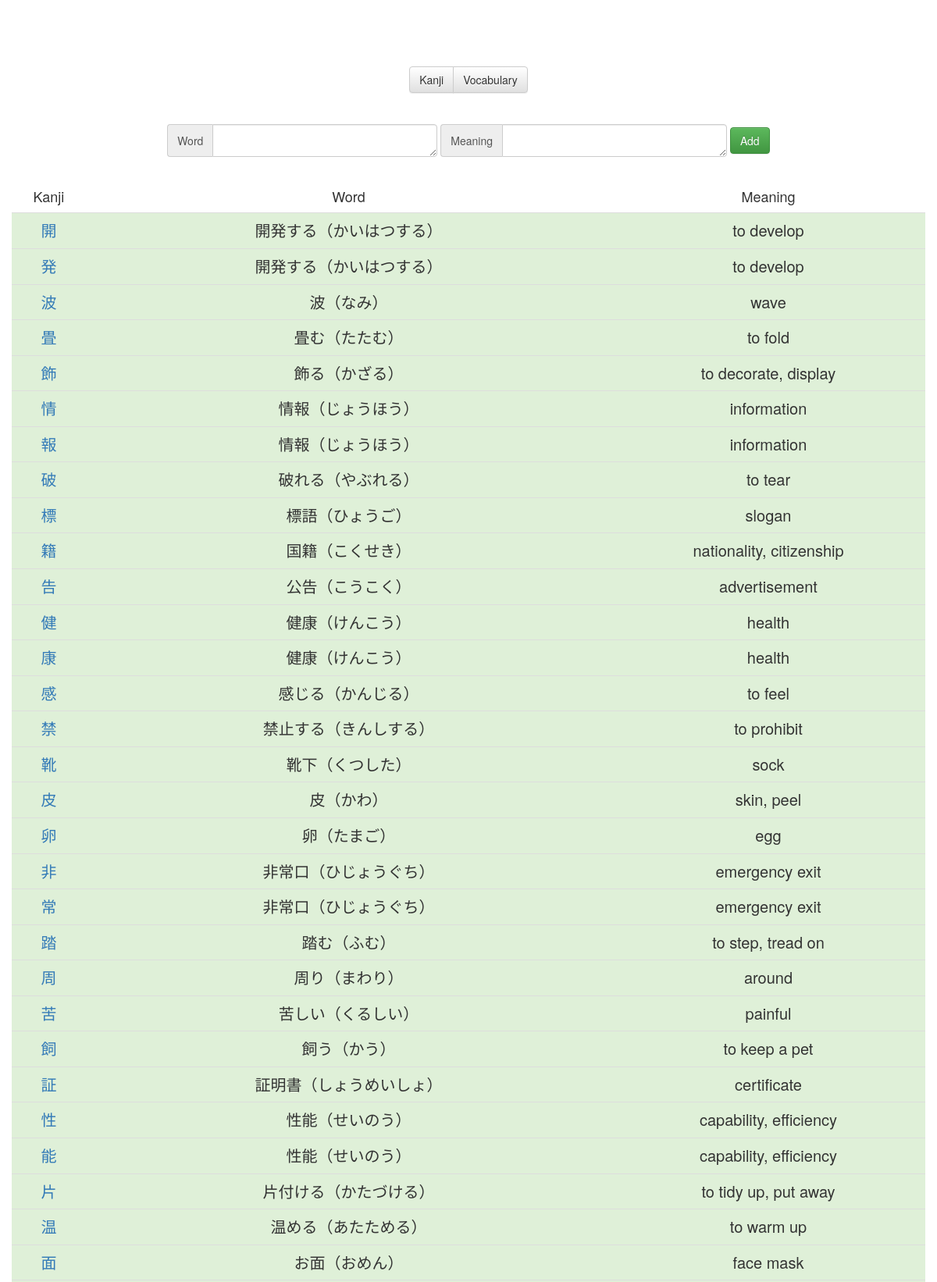
The page /vocabularyKanji.php (upper part) on the database its author committed.
### tables this page shows
CREATE TABLE `vocabulary` (
  `id` int(11) NOT NULL AUTO_INCREMENT,
  `chara` text NOT NULL,
  `meaning` text NOT NULL,
  `day` int(11) NOT NULL DEFAULT 1,
  `dateNext` timestamp NOT NULL DEFAULT current_timestamp() ON UPDATE current_timestamp(),
  `toTestKanji` tinyint(4) NOT NULL DEFAULT 0,
  `toTestMeaning` tinyint(4) NOT NULL DEFAULT 0,
  `testable` tinyint(4) NOT NULL DEFAULT 1,
  `word` tinyint(4) NOT NULL DEFAULT 1,
  PRIMARY KEY (`id`)
);

### Connection.php (called while the page is built, shortened)
<?php
class Connection{
    private static $bdd = null;
    private function __construct(){
        try{
            self::$bdd = new PDO('mysql:host=0.0.0.0;dbname=kanji', 'root', '');
        }
        catch(Exception $e){
            die('Erreur : '.$e->getMessage());
        }
    }
    public static function getBdd(){
        return self::$bdd;
    }
}
?>

### Word.php (called while the page is built, shortened)
<?php
class Word{
    private $character;
    private $meaning;
    private $dateNext;
    public function __construct($id, $character, $meaning, $day, $dateNext, $toTestKanji, $toTestMeaning, $testable, $word){
        $this->character=$character;
        $this->meaning=$meaning;
        $this->dateNext=$dateNext;
    }
    public function calculTime(){
        $time = time();
        $second = strtotime($this->dateNext)-$time;
        if($second>0) {
            $jour = floor($second / (60 * 60 * 24));
            $heure = floor(($second - $jour * 24 * 60 * 60) / (60 * 60));
            $minute = floor(($second - $heure * 60 * 60 - $jour * 24 * 60 * 60) / (60));
            $second = floor($second - $minute * 60 - $heure * 60 * 60 - $jour * 24 * 60 * 60);
        }
        else {
            $jour = ceil($second / (60 * 60 * 24));
            $heure = ceil(($second - $jour * 24 * 60 * 60) / (60 * 60));
            $minute = ceil(($second - $heure * 60 * 60 - $jour * 24 * 60 * 60) / (60));
            $second = ceil($second - $minute * 60 - $heure * 60 * 60 - $jour * 24 * 60 * 60);
        }
    }
    public function getCharacter(){
        return $this->character;
    }
    public function getMeaning(){
        return $this->meaning;
    }
}
include_once("Connection.php");
function getAllWordsW(){
    $req = Connection::getBdd()->query("SELECT * FROM Vocabulary WHERE word=1 ORDER BY dateNext");
    while($data = $req->fetch())
        $array[] = new Word($data['id'], $data['chara'], $data['meaning'], $data['day'], $data['dateNext'], $data['toTestKanji'], $data['toTestMeaning'], $data['testable'], $data['word']);
    if(isset($array)) return $array;
}
?>

### Kanji.php (called while the page is built, shortened)
<?php
class Kanji{
    private $dateNext;
    private $toTestKanji;
    private $toTestMeaning;
    public function __construct($id, $name, $character, $meaning, $kunyomi, $onyumi, $linkKanjiAlive, $day, $dateNext, $radicalChar, $radicalName, $radicalHiragana, $radicalMeaning, $strokes, $toTestKanji, $toTestMeaning, $testable){
        $this->id=$id;
        $this->dateNext = $dateNext;
        $this->toTestKanji=$toTestKanji;
        $this->toTestMeaning=$toTestMeaning;
    }
    public function calculTime(){
        $time = time();
        $second = strtotime($this->dateNext)-$time;
        if($second>0) {
            $jour = floor($second / (60 * 60 * 24));
            $heure = floor(($second - $jour * 24 * 60 * 60) / (60 * 60));
            $minute = floor(($second - $heure * 60 * 60 - $jour * 24 * 60 * 60) / (60));
            $second = floor($second - $minute * 60 - $heure * 60 * 60 - $jour * 24 * 60 * 60);
        }
        else {
            $jour = ceil($second / (60 * 60 * 24));
            $heure = ceil(($second - $jour * 24 * 60 * 60) / (60 * 60));
            $minute = ceil(($second - $heure * 60 * 60 - $jour * 24 * 60 * 60) / (60));
            $second = ceil($second - $minute * 60 - $heure * 60 * 60 - $jour * 24 * 60 * 60);
        }
    }
    public function setToTestKanji($test){
        $this->toTestKanji=$test;
    }
    public function setToTestMeaning($test){
        $this->toTestMeaning=$test;
    }
    public function getDateNext(){
        return $this->dateNext;
    }
    public function getToTestKanji(){
        return $this->toTestKanji;
    }
    public function getToTestMeaning(){
        return $this->toTestMeaning;
    }
}
include_once("Connection.php");
function getAllKanji(){
    $req = Connection::getBdd()->query("SELECT * FROM Kanji ORDER BY dateNext");
    while($data = $req->fetch())
        $array[] = new Kanji($data['id'], $data['name'], $data['chara'], $data['meaning'], $data['kunyomi'], $data['onyomi'], $data['linkKanjiAlive'], $data['day'], $data['dateNext'], $data['radicalChar'], $data['radicalName'], $data['radicalHiragana'], $data['radicalMeaning'], $data['strokes'], $data['toTestKanji'], $data['toTestMeaning'], $data['testable']);
    if(isset($array)) return $array;
}
function isCharacterPresent($chara){
     $req = Connection::getBdd()->query("SELECT * FROM Kanji WHERE chara='".$chara."'");
    while($data = $req->fetch())
        return true;
    return false;
}
function isKanji($str) {
    return preg_match('/[\x{4E00}-\x{9FBF}]/u', $str) > 0;
}
?>

### vocabularyKanji.php (the view, shortened to what this page needs)
<?php
include_once("Kanji.php");
include_once("Word.php");
$allKanji = getAllKanji();
$allWords = getAllWordsW();
?>
<body>
        <div class="page">
            <div class="menu-onglet btn-group" role="group" aria-label="...">
                <button onclick="document.location.href='index.php'" type="button" class="btn btn-default">Kanji</button>
                <button onclick="document.location.href='vocabularyController.php?word=1'" type="button" class="btn <?php if($_GET['word']==1) echo 'btn-info';else echo 'btn-default' ?>">Vocabulary</button>
            </div>
            <form id="form-add" action="vocabularyController.php?word=<?php echo $_GET['word'] ?>" method="post" class="form-inline">
                <div class="form-group">
                <div class="input-group">
                    <div class="input-group-addon">Word</div>
                <textarea autocomplete="off" autocorrect="off" autocapitalize="off" spellcheck="false" type="text" rows="1" class="form-control" name="word"></textarea>
                </div>
                <div class="input-group">
                    <div class="input-group-addon">Meaning</div>
                    <textarea autocomplete="off" autocorrect="off" autocapitalize="off" spellcheck="false" type="text" rows="1" class="form-control" name="meaning"></textarea>
                </div>
                </div>
                <button type="submit" class="btn btn-success">Add</button>
            </form>
        <table class="table">
        <tr>
            <td>Kanji</td>
            <td>Word</td>
            <td>Meaning</td>
        </tr>
<?php
    if(isset($allWords)){
        foreach ($allWords as $word){?>
            <?php
                $str = $word->getCharacter();
                $strl= mb_strlen($str);
                for( $i = 0; $i <= $strl; $i++ ) {
                    $char = mb_substr($str, $i, 1);
                    if(isKanji($char) and !isCharacterPresent($char)){
$response = Unirest\Request::get("https://kanjialive-api.p.rapidapi.com/api/public/kanji/".urlencode($char),
  array(
    "X-RapidAPI-Host" => "kanjialive-api.p.rapidapi.com",
    "X-RapidAPI-Key" => "f0b6adaafbmshd39b9d4172c71ebp15da8ajsnd46863b81287"
  )
);
$var = json_decode($response->raw_body,true);
if(isset($var["error"])){
    $class="danger";
}
else{
    $class="success";
}
                        echo "<tr class=".$class."><td class='reviewKanji'><a target='_blank' href='http://jisho.org/search/".$char." %23kanji'>".$char."</a></td><td class='reviewKanji'>".$word->getCharacter()."</td><td class='reviewKanji'>".$word->getMeaning()."</td></tr>";
                    }
                } ?>
        <?php
        }
    }?>
    </table>
    </div>
</body>
</html>

### css/style.css (style rules this page uses)
body { --color-background: white; --font-color: rgb(51, 51, 51); background-color: var(--color-background) !important; }
.page { padding-top: 15px; text-align: center; margin-right: auto; margin-left: auto; color: var(--font-color); }
@media (min-width: 768px) { .page { width: 750px; } }
@media (min-width: 992px) { .page { width: 970px; } }
@media (min-width: 1200px) { .page { width: 1170px; } }
.table > tbody > tr:first-child > td { font-size: 18px; border: none; color: var(--font-color); background-color: var(--color-background) !important; }
.table > tbody > tr > td { color: rgb(51, 51, 51); }
td { vertical-align: top; text-align: center; }
table { margin-top: 30px; width: 100%; }
.page > table { margin-bottom: 0px; }
.reviewKanji { padding-top: 0px; line-height: 30px; font-size: 17px; }
@media (min-width: 992px) { .reviewKanji { padding-top: 80px; font-size: 20px; line-height: 40px; } }
.menu-onglet { margin-top: 70px; }
#form-add { margin-top: 40px; }
.form-control { font-size: 25px; width: 700px; }

### rows shown on the page
vocabulary: chara "開", chara "開発する（かいはつする）", meaning "to develop", char "発"
vocabulary: chara "波", chara "波（なみ）", meaning "wave"
vocabulary: chara "畳", chara "畳む（たたむ）", meaning "to fold"
vocabulary: chara "飾", chara "飾る（かざる）", meaning "to decorate, display"
vocabulary: chara "情", chara "情報（じょうほう）", meaning "information", char "報"
vocabulary: chara "破", chara "破れる（やぶれる）", meaning "to tear"
vocabulary: chara "標", chara "標語（ひょうご）", meaning "slogan"
vocabulary: char "籍", chara "国籍（こくせき）", meaning "nationality, citizenship"
vocabulary: char "告", chara "公告（こうこく）", meaning "advertisement"
vocabulary: chara "健", chara "健康（けんこう）", meaning "health", char "康"
vocabulary: chara "感", chara "感じる（かんじる）", meaning "to feel"
vocabulary: chara "禁", chara "禁止する（きんしする）", meaning "to prohibit"
vocabulary: chara "靴", chara "靴下（くつした）", meaning "sock"
vocabulary: chara "皮", chara "皮（かわ）", meaning "skin, peel"
vocabulary: chara "卵", chara "卵（たまご）", meaning "egg"
vocabulary: chara "非", chara "非常口（ひじょうぐち）", meaning "emergency exit", char "常"
vocabulary: chara "踏", chara "踏む（ふむ）", meaning "to step, tread on"
vocabulary: chara "周", chara "周り（まわり）", meaning "around"
vocabulary: chara "苦", chara "苦しい（くるしい）", meaning "painful"
vocabulary: chara "飼", chara "飼う（かう）", meaning "to keep a pet"
vocabulary: chara "証", chara "証明書（しょうめいしょ）", meaning "certificate"
vocabulary: chara "性", chara "性能（せいのう）", meaning "capability, efficiency", char "能"
vocabulary: chara "片", chara "片付ける（かたづける）", meaning "to tidy up, put away"
vocabulary: chara "温", chara "温める（あたためる）", meaning "to warm up"
vocabulary: char "面", chara "お面（おめん）", meaning "face mask"
